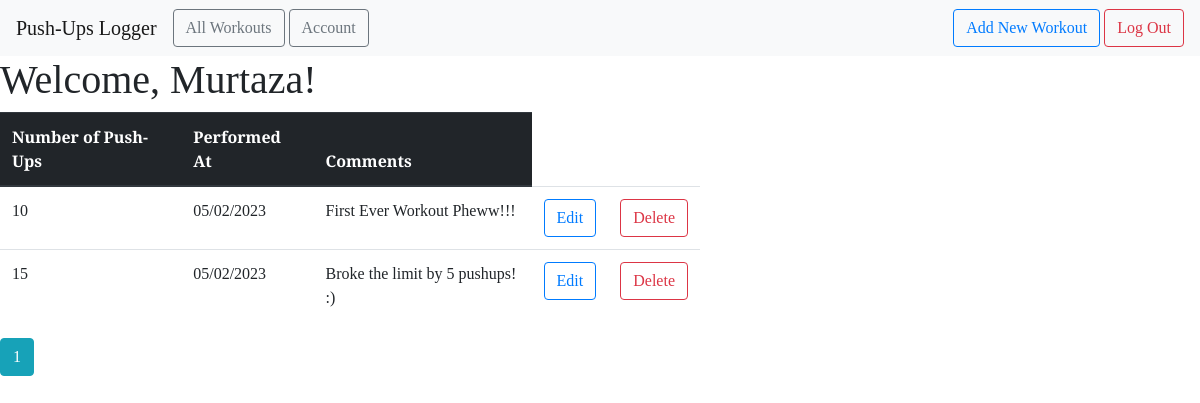
The page /all (signed in) on the database its author committed.
### PUSHUPS_LOGGER/model/user.py (models this page shows, shortened)
class User(sql_db.Model, UserMixin):
    user_id = sql_db.Column(sql_db.Integer, primary_key=True)
    email = sql_db.Column(sql_db.String(100), unique=True)
    name = sql_db.Column(sql_db.String(100))
    password = sql_db.Column(sql_db.String(100))
    workouts = sql_db.relationship('Workout', backref='author', lazy=True)

### PUSHUPS_LOGGER/model/workout.py (models this page shows, shortened)
class Workout(sql_db.Model):
    workout_id = sql_db.Column(sql_db.Integer, primary_key=True)
    pushups_count = sql_db.Column(sql_db.Integer, nullable=False)
    comments = sql_db.Column(sql_db.Text, nullable=False)
    created_date = sql_db.Column(sql_db.Date, default=datetime.now, nullable=False)
    user_id = sql_db.Column(sql_db.Integer, sql_db.ForeignKey('user.user_id'), nullable=False)

### PUSHUPS_LOGGER/workout.py (the view)
@workout.route("/all")
@login_required
def all_workouts():
    page = request.args.get("page", 1, type=int)
    user = User.query.get_or_404(current_user.user_id)
    workouts = Workout.query.filter_by(author=user).paginate(page=page, per_page=5)
    return render_template("all_workouts.html", workouts=workouts)

### PUSHUPS_LOGGER/__init__.py (called while the page is built)
def create_app():
    app = Flask(__name__)
    app.config['SECRET_KEY'] = 'secret-key-goes-here'
    app.config['SQLALCHEMY_DATABASE_URI'] = 'sqlite:///sql_db.sqlite'
    sql_db.init_app(app)
    login_manager = LoginManager()
    login_manager.login_view = 'auth.signin'
    login_manager.init_app(app)
    from .model import User
    @login_manager.user_loader
    def load_user(user_id):
        return User.query.get(int(user_id))
    from .main import main as main_blueprint
    app.register_blueprint(main_blueprint)
    from .auth import auth as auth_blueprint
    app.register_blueprint(auth_blueprint)
    from .workout import workout as workout_blueprint
    app.register_blueprint(workout_blueprint)
    return app

### PUSHUPS_LOGGER/templates/all_workouts.html
{% extends "base.html" %} {% block head %} {{ super() }}
<link rel="stylesheet" href="{{ url_for('static', filename= 'extended_beauty.css') }}" />
{% endblock %} {% block content %}
<h1>
    Welcome, {{ current_user.name }}!
</h1>
<div>
    <table class="table table-hover" style="width: 700px;">
        <thead class="thead-dark">
            <tr>
                <th scope="col">Number of Push-Ups</th>
                <th scope="col">Performed At</th>
                <th scope="col">Comments</th>
            </tr>
        </thead>
        <tbody>
            {% for workout in workouts.items %}
            <tr>
                <td>{{ workout.pushups_count }}</td>
                <td>{{ workout.created_date.strftime('%m/%d/%Y') }}</td>
                <td>{{ workout.comments }}</td>
                <td>
                    <a href="{{ url_for('workout.update_workout', workout_id=workout.workout_id) }}"
                        class="btn btn-outline-primary" role="button">
                        Edit
                    </a>
                </td>
                <td>
                    <a href="{{ url_for('workout.delete_workout', workout_id=workout.workout_id) }}"
                        class="btn btn-outline-danger" role="button">
                        Delete
                    </a>
                </td>
            </tr>
            {% endfor %}
        </tbody>
    </table>
    {% for page_num in workouts.iter_pages(left_edge=1, right_edge=1, left_current=1, right_current=1) %}
    {% if page_num %} {% if workouts.page == page_num %}
    <a href="{{ url_for('workout.all_workouts', page=page_num) }}" class="btn btn-info mb-4"> {{page_num}} </a>
    {% else %}
    <a href="{{ url_for('workout.all_workouts', page=page_num) }}" class="btn btn-outline-info mb-4">
        {{page_num}} </a>
    {% endif %} {% else %} ... {% endif %} {% endfor %}
</div>
{% endblock %}

### PUSHUPS_LOGGER/static/css/beauty.css (style rules this page uses)
* { font-family: "Arvo", serif; }

### PUSHUPS_LOGGER/static/css/extended_beauty.css (style rules this page uses)
h1, h2, h4, p { font-family: "Arvo", serif; }

### rows shown on the page
User: name "Murtaza"
Workout: pushups_count "10", created_date "05/02/2023", comments "First Ever Workout Pheww!!!"
Workout: pushups_count "15", created_date "05/02/2023", comments "Broke the limit by 5 pushups! :)"

### other values the page prints
{{ page_num }} "1"
